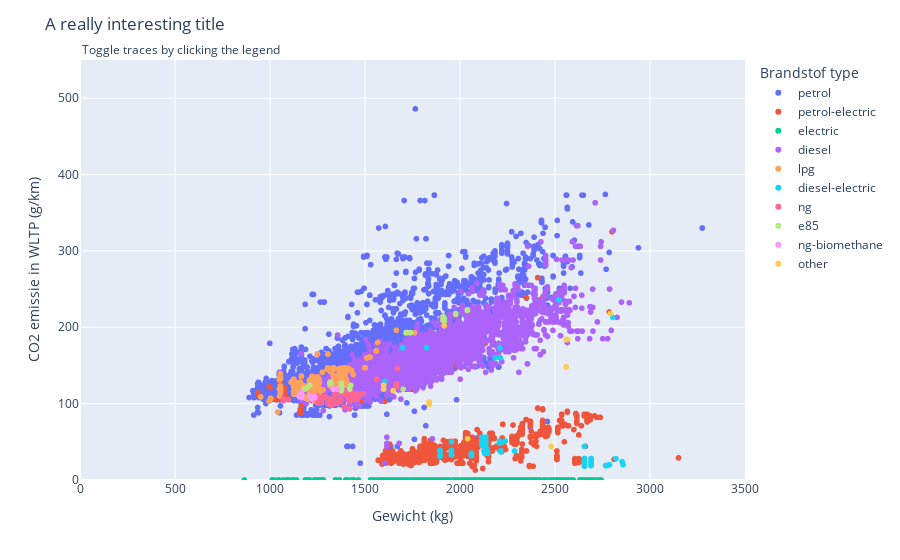

Write notebook code for a chart like this one.
### Code cell
car_emission_mass = co2_2021.sample(n=100000, replace=False)
car_emission_mass = car_emission_mass[["Ft", "Ewltp (g/km)", "m (kg)"]]
car_emission_mass.to_csv("car_emission_mass.csv")

# Plot settings
fig = px.scatter(car_emission_mass,
	x="m (kg)",
	y="Ewltp (g/km)",
	color="Ft",
)

# Create toggle visibility button for every fuel type.
buttons = []
for i, val in enumerate(car_emission_mass["Ft"].unique()):
    button = dict(method='restyle',
        label=val,
        args=[{'visible': True}, [i]],
        args2=[{'visible': "legendonly"}, [i]],
    )
    buttons.append(button)

# Menu settings
fig.update_layout(
    updatemenus=[
        dict(
            buttons=buttons,
            visible=False,
        ),
    ],
    annotations=[
        dict(text="Toggle traces by clicking the legend", x=0, xref="paper", y=1.05, yref="paper", align="right", showarrow=False),
    ],
    title_text="A really interesting title",
    legend_title="Brandstof type",
    xaxis_title="Gewicht (kg)",
    xaxis_range=(0, 3500),
    yaxis_title="CO2 emissie in WLTP (g/km)",
    yaxis_range=(0, 550),
)
fig.show()

### Figure 1 — Plotly figure (JSON) as saved in the notebook; plotly's stock layout.template omitted (floating-point values rounded to 4 significant figures; data arrays with more than 128 entries replaced by an {"elided": "..."} marker saying what was removed)
{"data": [{"hovertemplate": "Ft=petrol<br>m (kg)=%{x}<br>Ewltp (g/km)=%{y}<extra></extra>", "legendgroup": "petrol", "marker": {"color": "#636efa", "symbol": "circle"}, "mode": "markers", "name": "petrol", "showlegend": true, "type": "scattergl", "x": {"elided": "55926 int values"}, "xaxis": "x", "y": {"elided": "55926 float values"}, "yaxis": "y"}, {"hovertemplate": "Ft=petrol-electric<br>m (kg)=%{x}<br>Ewltp (g/km)=%{y}<extra></extra>", "legendgroup": "petrol-electric", "marker": {"color": "#EF553B", "symbol": "circle"}, "mode": "markers", "name": "petrol-electric", "showlegend": true, "type": "scattergl", "x": {"elided": "7954 int values"}, "xaxis": "x", "y": {"elided": "7954 float values"}, "yaxis": "y"}, {"hovertemplate": "Ft=electric<br>m (kg)=%{x}<br>Ewltp (g/km)=%{y}<extra></extra>", "legendgroup": "electric", "marker": {"color": "#00cc96", "symbol": "circle"}, "mode": "markers", "name": "electric", "showlegend": true, "type": "scattergl", "x": {"elided": "10011 int values"}, "xaxis": "x", "y": {"elided": "10011 int values"}, "yaxis": "y"}, {"hovertemplate": "Ft=diesel<br>m (kg)=%{x}<br>Ewltp (g/km)=%{y}<extra></extra>", "legendgroup": "diesel", "marker": {"color": "#ab63fa", "symbol": "circle"}, "mode": "markers", "name": "diesel", "showlegend": true, "type": "scattergl", "x": {"elided": "22803 int values"}, "xaxis": "x", "y": {"elided": "22803 float values"}, "yaxis": "y"}, {"hovertemplate": "Ft=lpg<br>m (kg)=%{x}<br>Ewltp (g/km)=%{y}<extra></extra>", "legendgroup": "lpg", "marker": {"color": "#FFA15A", "symbol": "circle"}, "mode": "markers", "name": "lpg", "showlegend": true, "type": "scattergl", "x": {"elided": "2231 int values"}, "xaxis": "x", "y": {"elided": "2231 int values"}, "yaxis": "y"}, {"hovertemplate": "Ft=diesel-electric<br>m (kg)=%{x}<br>Ewltp (g/km)=%{y}<extra></extra>", "legendgroup": "diesel-electric", "marker": {"color": "#19d3f3", "symbol": "circle"}, "mode": "markers", "name": "diesel-electric", "showlegend": true, "type": "scattergl", "x": {"elided": "516 int values"}, "xaxis": "x", "y": {"elided": "516 int values"}, "yaxis": "y"}, {"hovertemplate": "Ft=ng<br>m (kg)=%{x}<br>Ewltp (g/km)=%{y}<extra></extra>", "legendgroup": "ng", "marker": {"color": "#FF6692", "symbol": "circle"}, "mode": "markers", "name": "ng", "showlegend": true, "type": "scattergl", "x": {"elided": "403 int values"}, "xaxis": "x", "y": {"elided": "403 int values"}, "yaxis": "y"}, {"hovertemplate": "Ft=e85<br>m (kg)=%{x}<br>Ewltp (g/km)=%{y}<extra></extra>", "legendgroup": "e85", "marker": {"color": "#B6E880", "symbol": "circle"}, "mode": "markers", "name": "e85", "showlegend": true, "type": "scattergl", "x": [1917, 1315, 1739, 1315, 1716, 1377, 1209, 1315, 1716, 1420, 1721, 1318, 1196, 1366, 1315, 1375, 1376, 1425, 1315, 1978, 1721, 1917, 1366, 1721, 1917, 1911, 1180, 1701, 1180, 1911, 1917, 1739, 1911, 1917, 1315, 1318, 1716, 1315, 1315, 1319, 1917, 1315, 1978, 1716, 1917, 1739, 1917, 1319, 1917, 1319, 1739, 1196, 1318, 1911, 1911, 1739, 1376, 2039, 1319, 1318, 1917, 1376, 1318, 1716, 1180, 1375, 2039, 1721, 1315, 1319, 1721, 1319], "xaxis": "x", "y": [212, 127, 193, 127, 193, 119, 124, 128, 193, 119, 193, 127, 121, 120, 127, 127, 118, 124, 127, 218, 193, 211, 120, 193, 209, 209, 119, 119, 119, 212, 210, 193, 209, 208, 127, 127, 193, 127, 127, 126, 210, 127, 217, 193, 210, 193, 210, 126, 209, 126, 193, 121, 127, 214, 209, 193, 123, 223, 126, 127, 208, 119, 128, 193, 119, 117, 222, 193, 127, 126, 193, 126], "yaxis": "y"}, {"hovertemplate": "Ft=ng-biomethane<br>m (kg)=%{x}<br>Ewltp (g/km)=%{y}<extra></extra>", "legendgroup": "ng-biomethane", "marker": {"color": "#FF97FF", "symbol": "circle"}, "mode": "markers", "name": "ng-biomethane", "showlegend": true, "type": "scattergl", "x": [1155, 1155, 1225, 1355, 1155, 1165, 1155, 1155, 1334, 1155, 1165, 1334, 1155, 1165, 1155, 1155, 1155, 1225, 1334, 1334, 1225, 1225, 1334, 1155, 1155, 1155, 1155, 1155, 1225, 1155, 1355, 1212, 1219, 1155, 1155, 1155, 1155, 1236, 1155, 1155, 1155, 1334, 1334, 1225, 1155, 1155, 1165, 1334, 1334, 1165, 1225, 1155, 1155, 1165, 1167, 1236, 1155, 1155, 1155, 1334, 1155, 1334, 1155, 1155, 1165, 1155], "xaxis": "x", "y": [110, 110, 108, 119, 110, 113, 110, 110, 119, 110, 114, 119, 110, 113, 110, 110, 110, 108, 119, 119, 108, 108, 119, 110, 110, 110, 110, 110, 108, 110, 119, 110, 107, 110, 111, 110, 110, 108, 110, 110, 110, 119, 119, 108, 110, 110, 112, 119, 119, 112, 108, 110, 110, 114, 108, 109, 109, 110, 110, 119, 110, 119, 110, 110, 112, 110], "yaxis": "y"}, {"hovertemplate": "Ft=other<br>m (kg)=%{x}<br>Ewltp (g/km)=%{y}<extra></extra>", "legendgroup": "other", "marker": {"color": "#FECB52", "symbol": "circle"}, "mode": "markers", "name": "other", "showlegend": true, "type": "scattergl", "x": [1598, 1837, 2567, 1917, 1837, 1598, 2040, 1837, 2559, 1837, 1648, 1837, 1837, 2791, 2559, 1837, 1837, 2480], "xaxis": "x", "y": [119, 99, 184, 202, 102, 124, 54, 99, 184, 99, 117, 102, 99, 218, 148, 102, 99, 44], "yaxis": "y"}], "layout": {"annotations": [{"align": "right", "showarrow": false, "text": "Toggle traces by clicking the legend", "x": 0, "xref": "paper", "y": 1.05, "yref": "paper"}], "legend": {"title": {"text": "Brandstof type"}, "tracegroupgap": 0}, "margin": {"t": 60}, "title": {"text": "A really interesting title"}, "updatemenus": [{"buttons": [{"args": [{"visible": true}, [0]], "args2": [{"visible": "legendonly"}, [0]], "label": "petrol", "method": "restyle"}, {"args": [{"visible": true}, [1]], "args2": [{"visible": "legendonly"}, [1]], "label": "petrol-electric", "method": "restyle"}, {"args": [{"visible": true}, [2]], "args2": [{"visible": "legendonly"}, [2]], "label": "electric", "method": "restyle"}, {"args": [{"visible": true}, [3]], "args2": [{"visible": "legendonly"}, [3]], "label": "diesel", "method": "restyle"}, {"args": [{"visible": true}, [4]], "args2": [{"visible": "legendonly"}, [4]], "label": "lpg", "method": "restyle"}, {"args": [{"visible": true}, [5]], "args2": [{"visible": "legendonly"}, [5]], "label": "diesel-electric", "method": "restyle"}, {"args": [{"visible": true}, [6]], "args2": [{"visible": "legendonly"}, [6]], "label": "ng", "method": "restyle"}, {"args": [{"visible": true}, [7]], "args2": [{"visible": "legendonly"}, [7]], "label": "e85", "method": "restyle"}, {"args": [{"visible": true}, [8]], "args2": [{"visible": "legendonly"}, [8]], "label": "ng-biomethane", "method": "restyle"}, {"args": [{"visible": true}, [9]], "args2": [{"visible": "legendonly"}, [9]], "label": "other", "method": "restyle"}], "visible": false}], "xaxis": {"anchor": "y", "domain": [0, 1], "range": [0, 3500], "title": {"text": "Gewicht (kg)"}}, "yaxis": {"anchor": "x", "domain": [0, 1], "range": [0, 550], "title": {"text": "CO2 emissie in WLTP (g/km)"}}}}
